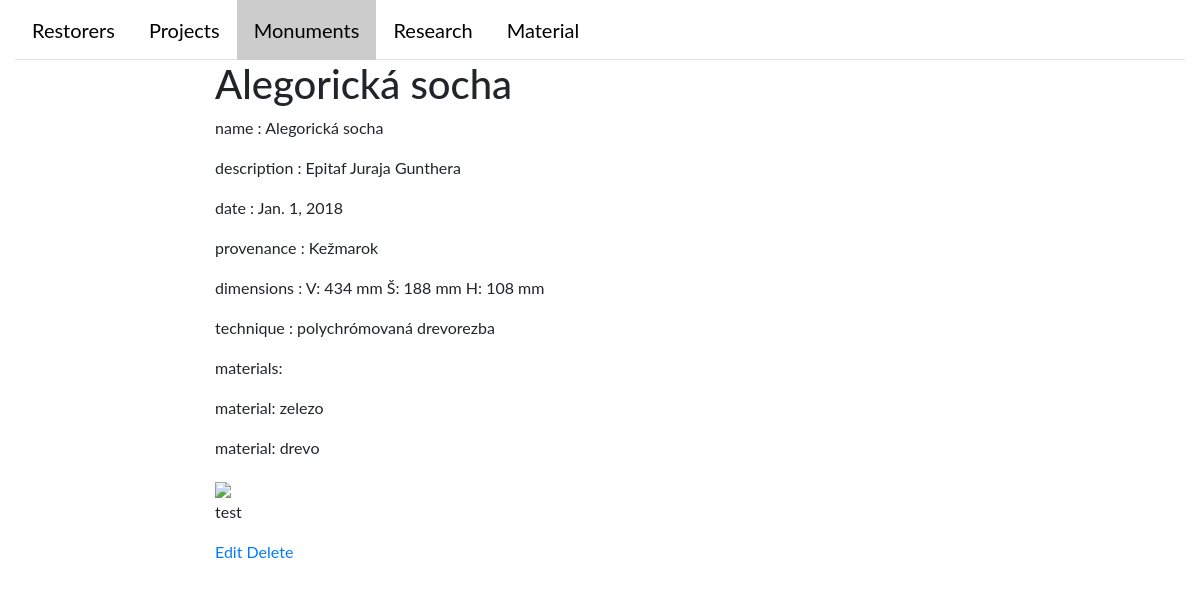
/monument/details/18/, run on the app's committed database.
### catalogWeb/models.py (models this page shows, shortened)
class Monument(AlbumMixin, models.Model):
    name = models.CharField(max_length=45)
    author = models.CharField(max_length=45, blank=True, null=True)
    description = models.CharField(max_length=45)
    date = models.DateField()
    placement = models.CharField(max_length=45, blank=True, null=True)
    provenance = models.CharField(max_length=45)
    owner = models.CharField(max_length=45, blank=True, null=True)
    dimensions = models.CharField(max_length=45)
    technique = models.CharField(max_length=45)
    materials = models.ManyToManyField('Material', through='Monument2Material',
                                        blank=True)
    album = models.OneToOneField('album.Album', null=True)

class Material(AlbumMixin, models.Model):
    name = models.CharField(max_length=45)
    description = models.CharField(max_length=200)  # general info
    album = models.OneToOneField('album.Album', null=True)
    def __str__(self):
        return '%s' % self.name  # self.MaterialDefinition.name

### catalogWeb/views/monument.py (the view)
# urls.py: url(r'monument/details/(?P<pk>[0-9]+)/$', views.monument_detail, name='monumentDetail'),
def monument_detail(request, pk):
    monument = get_object_or_404(Monument, pk=pk)
    album_html = album_show(monument.album)
    context = {
        'monument': monument,
        'album_html': album_html,
        'tab_name': TAB_NAME,
        'redirect_to': request.GET.get('redirect_to'),
    }
    return render(request, 'catalogWeb/monument/monument_detail.html', context)

### album/views.py (called while the page is built)
def album_show(album, image_div_id="album", edit=False):
    if not album:  # if album is empty return None
        return None
    if image_div_id is None:
        image_div_id = 'album_id_%s' % album.id
    html_div_content = ['<div id = %s>' % image_div_id]
    for image in album.imageList.all():
        html_div_content.append('<p> %s </p>' % image.name)
        html_div_content.append('<figure>'
                                '<image src=%s><figcaption> %s </figcaption>'
                              '</figure>' % (image.image.url, 'test'))
    return '\n'.join(html_div_content)

### catalogWeb/templates/catalogWeb/monument/monument_detail.html
{% extends "base_generic.html" %}
{% block content %}
    <h1>{{ monument.name }}</h1>
    <p>name        :  {{   monument.name          }} </p>
    <p>description :  {{   monument.description   }} </p>
    <p>date        :  {{   monument.date          }} </p>
    <p>provenance  :  {{   monument.provenance    }} </p>
    <p>dimensions  :  {{   monument.dimensions    }} </p>
    <p>technique   :  {{   monument.technique     }} </p>
    <p>materials: {{  monument.materials_id }} </p>
     {% for material in monument.materials.all %}
        <p >material: {{material}}</p>
     {% endfor %}
    {{ album_html|safe }}
    <a href="{% url 'monumentUpdate' pk=monument.id %}">Edit</a>
    <a href="{% url 'monumentDelete' pk=monument.id %}">Delete</a>
{% endblock content %}

### catalogWeb/static/catalogWeb/css/mystyle.css (style rules this page uses)
body { font-family: "Lato", sans-serif; }

### data on the page
Monument: name "Alegorická socha", description "Epitaf Juraja Gunthera", date "Jan. 1, 2018", provenance "Kežmarok", dimensions "V: 434 mm Š: 188 mm H: 108 mm", technique "polychrómovaná drevorezba"
Material: name "zelezo"
Material: name "drevo"

### other printed values
{{ album_html|safe }} "test"
